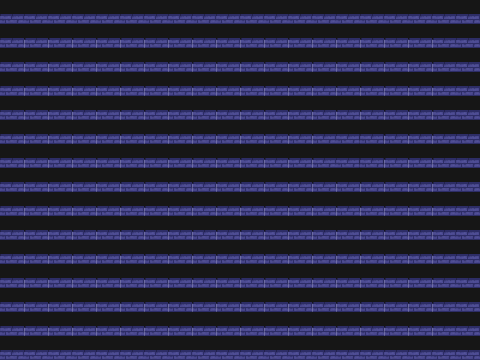

A 2D game scene composited from a Tiled map and its tileset images. What follows is a short description and the map's XML, with every tile layer's data as written:
An orthogonal 20x15 tile map with 24x24 px tiles, 1 tile layer (Ground).

<map version="1.10" tiledversion="1.10.2" orientation="orthogonal" renderorder="right-down" width="20" height="15" tilewidth="24" tileheight="24">
 <tileset firstgid="1" name="sewer_tileset" tilewidth="24" tileheight="24" columns="8" tilecount="72">
  <image source="sewer_tileset.png" trans="ff00ff" width="192" height="217" />
  <tile id="1">
   <properties>
    <property name="solid" type="bool" value="true" />
   </properties>
  </tile>
  <tile id="2">
   <properties>
    <property name="trigger" type="bool" value="true" />
   </properties>
  </tile>
 </tileset>
 <layer id="1" name="Ground" width="20" height="15">
  <data encoding="csv">
2,2,2,2,2,2,2,2,2,2,2,2,2,2,2,2,2,2,2,2,
2,1,1,1,1,1,1,1,1,1,1,1,1,1,1,1,1,1,1,2,
2,1,1,1,1,1,1,1,1,1,1,1,1,1,1,1,1,1,1,2,
2,1,1,1,1,1,1,1,1,1,1,1,1,1,1,1,1,1,1,2,
2,1,1,1,1,1,1,1,1,1,1,1,1,1,1,1,1,1,1,2,
2,1,1,1,1,1,1,1,1,1,1,1,1,1,3,3,1,1,1,2,
2,1,1,1,1,1,1,1,1,1,1,1,1,1,3,3,1,1,1,2,
2,1,1,1,1,1,1,1,1,1,1,1,1,1,1,1,1,1,1,2,
2,1,1,1,1,1,1,1,1,1,1,1,1,1,1,1,1,1,1,2,
2,1,1,1,1,1,1,1,1,1,1,1,1,1,1,1,1,1,1,2,
2,1,1,1,1,1,1,1,1,1,1,1,1,1,1,1,1,1,1,2,
2,1,1,1,1,1,1,1,1,1,1,1,1,1,1,1,1,1,1,2,
2,1,1,1,1,1,1,1,1,1,1,1,1,1,1,1,1,1,1,2,
2,1,1,1,1,1,1,1,1,1,1,1,1,1,1,1,1,1,1,2,
2,2,2,2,2,2,2,2,2,2,2,2,2,2,2,2,2,2,2,2
  </data>
 </layer>
</map>
